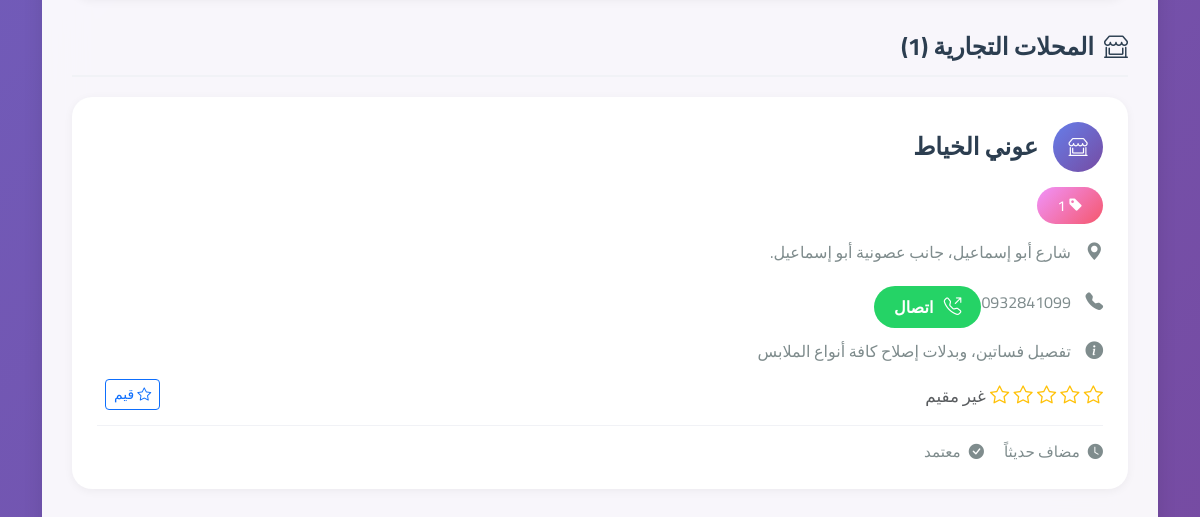
Before: /search?category=358 (signed in, lower part) with the older database file.
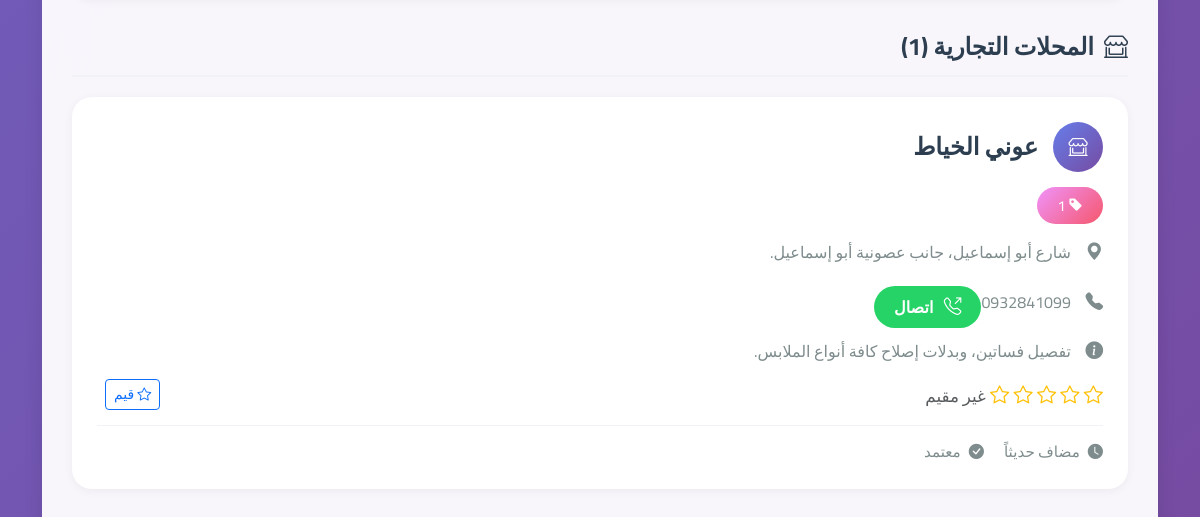
After: the same page with the newer database file.
### tables this page shows
CREATE TABLE stores (
            id INTEGER PRIMARY KEY AUTOINCREMENT,
            name TEXT NOT NULL,
            category_id INTEGER,
            address TEXT NOT NULL,
            phone TEXT,
            description TEXT,
            image_url TEXT,
            user_id INTEGER,
            is_approved BOOLEAN DEFAULT 0,
            visits_count INTEGER DEFAULT 0,
            rating_avg REAL DEFAULT 0,
            created_at TIMESTAMP DEFAULT CURRENT_TIMESTAMP, search_count INTEGER DEFAULT 0,
            FOREIGN KEY (category_id) REFERENCES categories (id),
            FOREIGN KEY (user_id) REFERENCES users (id)
        );

### app.py (the view, shortened to what this page needs)
@app.route('/search')
def search():
    if 'user_id' not in session:
        flash('يجب تسجيل الدخول للبحث', 'warning')
        return redirect(url_for('login'))
    query = request.args.get('q', '')
    category_id = request.args.get('category', '')
    service_category = request.args.get('service_category', '')
    search_type = request.args.get('type', 'all')  # all, stores, services
    conn = sqlite3.connect('hussainiya_stores.db')
    cursor = conn.cursor()
    store_results = []
    service_results = []
    if search_type in ['all', 'stores']:
        search_conditions = ['s.is_approved = 1']
        search_params = []
        if query:
            search_conditions.append('(s.name LIKE ? OR s.description LIKE ? OR s.address LIKE ? OR s.phone LIKE ?)')
            search_params.extend([f'%{query}%', f'%{query}%', f'%{query}%', f'%{query}%'])
        if category_id:
            search_conditions.append('s.category_id = ?')
            search_params.append(category_id)
        where_clause = ' AND '.join(search_conditions)
        cursor.execute(f'''
            SELECT s.*, c.name as category_name, COUNT(r.id) as ratings_count
            FROM stores s
            LEFT JOIN categories c ON s.category_id = c.id
            LEFT JOIN ratings r ON s.id = r.store_id
            WHERE {where_clause}
            GROUP BY s.id
            ORDER BY s.search_count DESC, COUNT(r.id) DESC, s.rating_avg DESC
        ''', search_params)
        store_results = cursor.fetchall()
    if search_type in ['all', 'services']:
        service_conditions = []
        service_params = []
        if query:
            service_conditions.append('(s.name LIKE ? OR s.description LIKE ? OR s.phone LIKE ? OR s.category LIKE ?)')
            service_params.extend([f'%{query}%', f'%{query}%', f'%{query}%', f'%{query}%'])
        if service_category:
            service_conditions.append('s.category = ?')
            service_params.append(service_category)
        service_where_clause = ' AND '.join(service_conditions) if service_conditions else '1=1'
        cursor.execute(f'''
            SELECT s.*, sc.name as category_name, sc.color, sc.icon
            FROM important_services s
            LEFT JOIN service_categories sc ON s.category = sc.name
            WHERE {service_where_clause}
            ORDER BY
                CASE
                    WHEN s.category = 'طوارئ' THEN 1
                    WHEN s.category = 'صحة' THEN 2
                    WHEN s.category = 'أمن' THEN 3
                    ELSE 4
                END, s.name
        ''', service_params)
        service_results = cursor.fetchall()
    cursor.execute('SELECT * FROM categories ORDER BY name')
    categories = cursor.fetchall()
    cursor.execute('SELECT * FROM service_categories ORDER BY name')
    service_categories = cursor.fetchall()
    total_results = len(store_results) + len(service_results)
    conn.close()
    return render_template('search_results.html',
                         store_results=store_results,
                         service_results=service_results,
                         categories=categories,
                         service_categories=service_categories,
                         query=query,
                         selected_category=category_id,
                         selected_service_category=service_category,
                         search_type=search_type,
                         total_results=total_results)

### templates/search_results.html (shortened to what this page needs)
<!DOCTYPE html>
<html lang="ar" dir="rtl">
<head>
    <link href="https://cdn.jsdelivr.net/npm/bootstrap@5.3.0/dist/css/bootstrap.min.css" rel="stylesheet">
    <link href="https://cdn.jsdelivr.net/npm/bootstrap-icons@1.10.0/font/bootstrap-icons.css" rel="stylesheet">
</head>
<body>
    <div class="container-fluid">
        <div class="container">
            <div class="results-container">
                {% if store_results and search_type in ['all', 'stores'] %}
                <div class="section-title">
                    <i class="bi bi-shop-window"></i>
                    المحلات التجارية ({{ store_results|length }})
                </div>
                {% for store in store_results %}
                <div class="result-card">
                    <div class="store-name">
                        <div class="store-icon">
                            <i class="bi bi-shop-window"></i>
                        </div>
                        {{ store[1] }}
                    </div>
                    {% if store[8] %}
                        <div class="store-category">
                            <a href="{{ url_for('search') }}?category={{ store[2] }}" style="color: white; text-decoration: none;">
                                <i class="bi bi-tag-fill"></i> {{ store[8] }}
                            </a>
                        </div>
                        {% endif %}
                    <div class="store-info">
                        <i class="bi bi-geo-alt-fill"></i>
                        {{ store[3] }}
                    </div>
                    {% if store[4] %}
                    <div class="store-info">
                        <i class="bi bi-telephone-fill"></i>
                        {{ store[4] }}
                        <a href="tel:{{ store[4] }}" class="call-btn ms-2">
                            <i class="bi bi-telephone-outbound"></i>
                            اتصال
                        </a>
                    </div>
                    {% endif %}
                    {% if store[5] %}
                    <div class="store-info">
                        <i class="bi bi-info-circle-fill"></i>
                        {{ store[5] }}
                    </div>
                    {% endif %}
                    <div class="rating-section">
                        <div class="rating-stars">
                            {% if store[10] and store[10] > 0 %}
                                {% for i in range(5) %}
                                    {% if i < store[10] %}
                                    <i class="bi bi-star-fill"></i>
                                    {% else %}
                                    <i class="bi bi-star"></i>
                                    {% endif %}
                                {% endfor %}
                                <small class="text-muted">({{ "%.1f"|format(store[10]) }})</small>
                            {% else %}
                                {% for i in range(5) %}
                                <i class="bi bi-star"></i>
                                {% endfor %}
                                <small class="text-muted">غير مقيم</small>
                            {% endif %}
                        </div>
                        {% if session.user_id %}
                        <button class="btn btn-sm btn-outline-primary ms-2" onclick="openRatingModal({{ store[0] }}, '{{ store[1] }}')">
                            <i class="bi bi-star"></i> قيم
                        </button>
                        {% endif %}
                    </div>
                    <div class="stats-row">
                        <div class="stat-item">
                            <i class="bi bi-clock-fill"></i>
                            مضاف حديثاً
                        </div>
                        <div class="stat-item">
                            <i class="bi bi-check-circle-fill"></i>
                            معتمد
                        </div>
                    </div>
                </div>
                {% endfor %}
                {% endif %}
            </div>
        </div>
    </div>
</body>
</html>

### templates/search_results.html (style rules this page uses)
:root { --primary-gradient: linear-gradient(135deg, #667eea 0%, #764ba2 100%); --secondary-gradient: linear-gradient(135deg, #f093fb 0%, #f5576c 100%); --accent-gradient: linear-gradient(135deg, #4facfe 0%, #00f2fe 100%); --service-gradient: linear-gradient(135deg, #4ecdc4 0%, #44a08d 100%); --emergency-gradient: linear-gradient(135deg, #ff6b6b 0%, #ee5a52 100%); --text-dark: #2c3e50; --text-light: #7f8c8d; --shadow-light: 0 2px 10px rgba(0,0,0,0.05); --shadow-medium: 0 4px 20px rgba(0,0,0,0.1); --shadow-heavy: 0 8px 30px rgba(0,0,0,0.15); }
body { font-family: 'Cairo', sans-serif; background: var(--primary-gradient); min-height: 100vh; }
.results-container { background: rgba(255,255,255,0.95); border-radius: 25px; padding: 30px; backdrop-filter: blur(20px); box-shadow: var(--shadow-medium); margin-bottom: 30px; }
.result-card { background: white; border-radius: 20px; padding: 25px; margin-bottom: 25px; box-shadow: var(--shadow-light); transition: all 0.3s ease; border: none; position: relative; overflow: hidden; }
.result-card::before { content: ''; position: absolute; top: 0; left: 0; width: 100%; height: 4px; background: var(--primary-gradient); transform: scaleX(0); transition: transform 0.3s ease; }
.store-name, .service-name { font-size: 1.5rem; font-weight: 700; color: var(--text-dark); margin-bottom: 15px; display: flex; align-items: center; }
.store-icon, .service-icon { color: white; width: 50px; height: 50px; border-radius: 50%; display: flex; align-items: center; justify-content: center; margin-left: 15px; font-size: 1.2rem; }
.store-icon { background: var(--primary-gradient); }
.store-category, .service-category { color: white; padding: 8px 20px; border-radius: 20px; font-size: 0.9rem; font-weight: 500; display: inline-block; margin-bottom: 15px; }
.store-category { background: var(--secondary-gradient); }
.store-info, .service-info { color: var(--text-light); font-size: 1rem; margin-bottom: 10px; display: flex; align-items: center; }
.store-info i, .service-info i { margin-left: 12px; color: var(--primary-color); font-size: 1.1rem; width: 20px; }
.call-btn { background: #25d366; color: white; border: none; border-radius: 25px; padding: 8px 20px; text-decoration: none; display: inline-flex; align-items: center; font-weight: 600; transition: all 0.3s ease; margin-top: 10px; }
.call-btn i { margin-left: 8px; }
.rating-section { display: flex; align-items: center; justify-content: space-between; margin: 15px 0; }
.rating-stars { color: #ffc107; font-size: 1.2rem; margin-left: 10px; }
.stats-row { display: flex; gap: 20px; margin-top: 15px; padding-top: 15px; border-top: 1px solid #f1f2f6; }
.stat-item { display: flex; align-items: center; color: var(--text-light); font-size: 0.95rem; }
.stat-item i { margin-left: 8px; color: var(--primary-color); }
.section-title { font-size: 1.5rem; font-weight: 700; color: var(--text-dark); margin: 30px 0 20px 0; padding-bottom: 10px; border-bottom: 2px solid #f1f2f6; display: flex; align-items: center; }
.section-title i { margin-left: 10px; }

Changed rows visible on the page:
changed stores "عوني الخياط": description "تفصيل فساتين، وبدلات إصلاح كافة أنواع الملابس" → "تفصيل فساتين، وبدلات إصلاح كافة أنواع الملابس."
